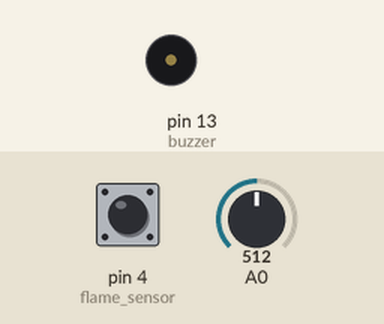
Simulated run of this sketch. Board: Arduino Uno, built with avr-gcc and run on an emulated ATmega328P. Parts: buzzer (waves = sounding). The inputs (shaded band) are chosen by the test bench; at power-on: A0 = 512, pin 4 (flame_sensor) HIGH. What the sketch prints to the serial monitor is not drawn.

Above: at 1.2 s.
1.3 s: A0 set to 17
4.3 s: A0 set to 13
5.8 s: pin 4 (flame_sensor) driven LOW
8.8 s: pin 4 (flame_sensor) pulsed HIGH 2 times (0.12 s each, 0.3 s apart)
12.4 s: pin 4 (flame_sensor) driven HIGH
13.9 s: pin 4 (flame_sensor) pulsed LOW 5 times (0.12 s each, 0.3 s apart)
Timing chart, 0 to 16.9 s (numbered marks = the images above; inputs shaded):
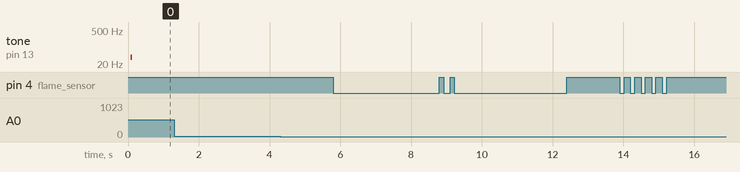

The sketch:

Smart_fire_alarming_system.ino
```cpp
int gas_sensor=A0,flame_sensor=4,buzzer=13;
void setup() {
  Serial.begin(9600);
  pinMode(buzzer,OUTPUT);
  pinMode(flame_sensor,INPUT);
}

void loop() {
  if(!digitalRead(flame_sensor)){
    Serial.println("Fire Detected");
    digitalWrite(buzzer, HIGH);
  }
  else {
    Serial.println("No Fire Detected");
    digitalWrite(buzzer, LOW);
  }

  int gas=analogRead(A0);
  //Serial.println(gas);
  if(gas>14){
    Serial.println("Smoke Detected");
    digitalWrite(buzzer,HIGH);
  }
  else{
    Serial.println("Smoke not Detected");
    digitalWrite(buzzer,LOW);
  }

}
```
